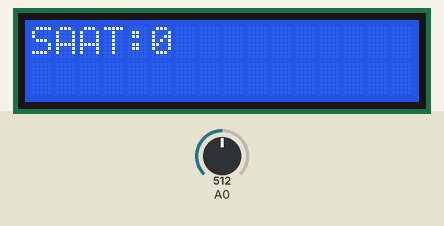
This sketch was run on a simulated Arduino Uno, built with avr-gcc and run on an emulated ATmega328P. Shown: 16×2 character LCD. The inputs (shaded band) are chosen by the test bench; at power-on: A0 = 512.

Above: at 2.2 s.
2.3 s: A0 set to 547
3.8 s: A0 set to 569
At 4.07 s:
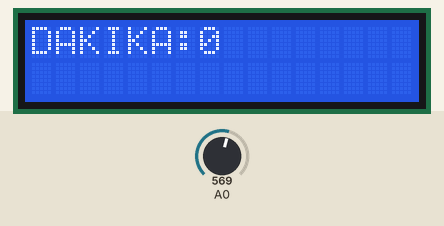
At 6.1 s:
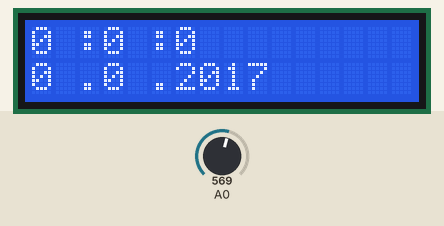
Timing chart, 0 to 7.6 s (numbered marks = the images above; inputs shaded):
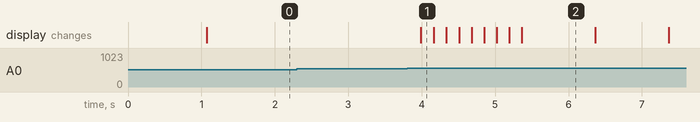

Measured:
- the behaviour switches between 554 and 555 on A0 (found by bisection; images 0 and 1)
- after the input at 2.3 s, every drawn part: stays the same
- after the input at 3.8 s, the display: changes after 0.19 s (image 1)
- what the display in image 2 shows lasts 1.0 s, from 5.4 s to 6.4 s

The sketch:

ayarli_saat.ino
```cpp
#include <LiquidCrystal.h>
LiquidCrystal lcd(8,9,4,5,6,7);

#define sag 0
#define ust 1
#define alt 2
#define sol 3
#define secim 4
#define yok 5
int deger=0;
int okunan=0;

int saat=0;
int dakika=0;
int gun=0;
int ay=0;
int sure=170;

void setup() {
  lcd.begin(16,2);
  lcd.setCursor(0,0);
  lcd.print("SAAT TARIH ALARM");
  delay(1000);
 lcd.clear();
}

void loop() {
  saat:
  lcd.clear();
  do
  {
    deger=tus_oku();
    lcd.setCursor(0,0);
    lcd.print("SAAT:");
    if(deger==ust && saat<23){saat++;}
    if(deger==alt && saat>=1){saat--;}
    if(saat<10)
    {
      lcd.setCursor(6,0);
      lcd.print(" ");
    }
    lcd.setCursor(5,0);
    lcd.print(saat);
    delay(sure);
  }while(deger!=secim);
  deger=6;

  dakika:
  lcd.clear();
  do
  {
    deger=tus_oku();
    lcd.setCursor(0,0);
    lcd.print("DAKIKA:");
    if(deger==ust && dakika<60){dakika++;}
    if(deger==alt && dakika>=1){dakika--;}
    if(dakika<10);
    {
      lcd.setCursor(8,0);
      lcd.print(" ");
    }
    lcd.setCursor(7,0);
    lcd.print(dakika);
    if(deger==sol){goto saat;}
    delay(sure);
  }while(deger!=secim);
  deger=6;

  gun:
  lcd.clear();
  do
  {
    deger=tus_oku();
    lcd.setCursor(0,0);
    lcd.print("GUN GIRIN:");
    if(deger==ust && gun<32){gun++;}
    if(deger==alt && gun>=1){gun--;}
     if(gun<10);
    {
      lcd.setCursor(11,0);
      lcd.print(" ");
    }
    lcd.setCursor(10,0);
    lcd.print(gun);
    if(deger==sol){goto dakika;}
    delay(sure);
  }while(deger!=secim);
  deger=6;
  lcd.clear();

  do
  {
    deger=tus_oku();
    lcd.setCursor(0,0);
    lcd.print("AY GIRIN:");
    if(deger==ust && ay<=12){ay++;}
    if(deger==alt && ay>=1){ay--;}
     if(ay<10);
    {
      lcd.setCursor(10,0);
      lcd.print(" ");
    }
    lcd.setCursor(9,0);
    lcd.print(ay);
    if(deger==sol){goto gun;}
    delay(sure);
  }while(deger!=secim);
  deger=6;

  lcd.clear();

  lcd.setCursor(0,1);
  lcd.print(gun);
  delay(sure);

 lcd.setCursor(2,1);
 lcd.print(".");
 delay(sure);

 lcd.setCursor(3,1);
 lcd.print(ay);
 delay(sure);

 lcd.setCursor(5,1);
 lcd.print(".");
 delay(sure);

 lcd.setCursor(6,1);
 lcd.print("2017");
 delay(sure);

 for(int i=saat;i<60;i++)
 {
  lcd.setCursor(0,0);
  lcd.print(i);
  lcd.setCursor(2,0);
  lcd.print(":");
  for(int j=dakika;j<60;j++)
  {
     lcd.setCursor(3,0);
     lcd.print(j);
     lcd.setCursor(5,0);
     lcd.print(":");
     for(int s=0;s<60;s++)
     {
      lcd.setCursor(6,0);
      lcd.print(s);
      delay(1000);
      if(deger==sol)
      {
        goto saat;
      }
     }
   }
 }
}

int tus_oku()
{
  okunan=analogRead(0);
  if(okunan>1000)return yok;
  if(okunan<50)return sag;
  if(okunan<195)return ust;
  if(okunan<380)return alt;
  if(okunan<555)return sol;
  if(okunan<790)return secim;
  return yok;
}
```
